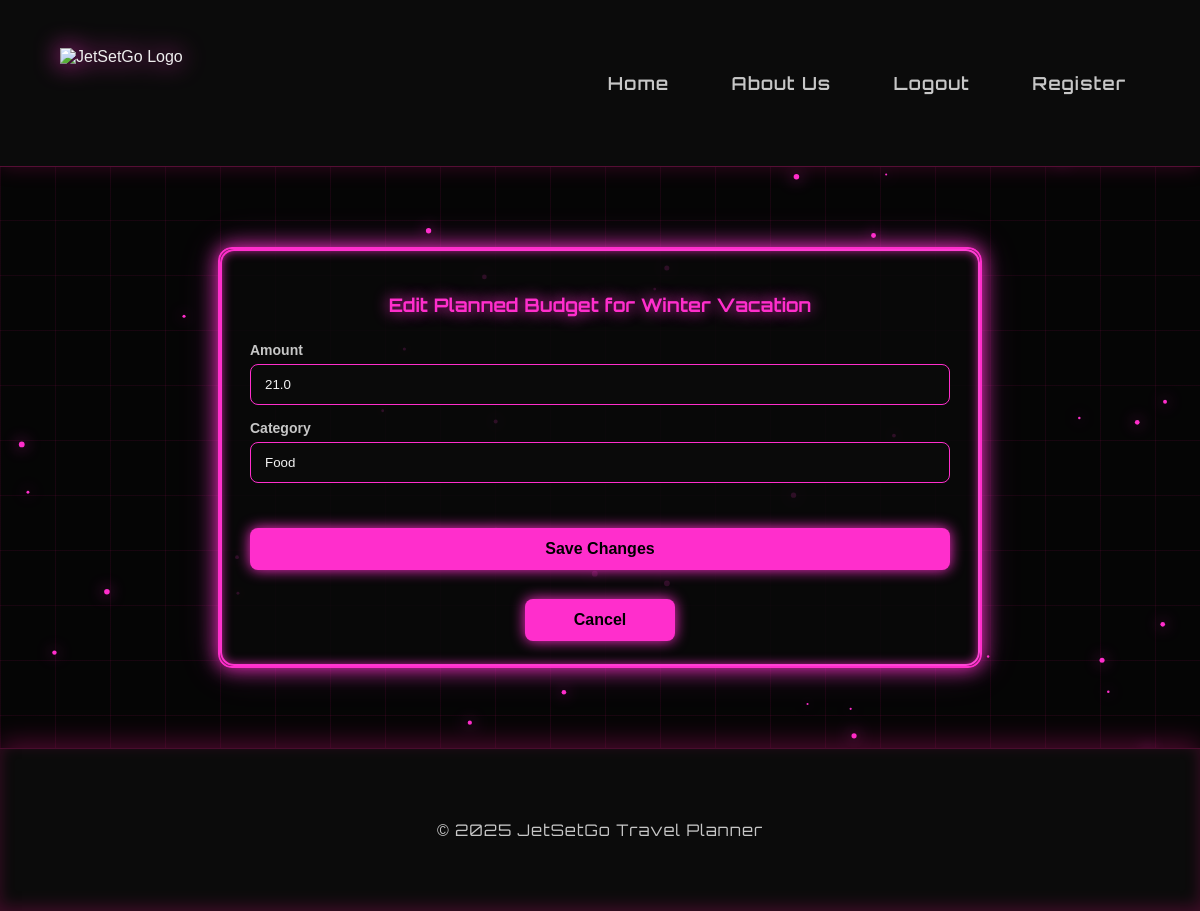
The page /update_planned_budget/1 (signed in) on the database its author committed.
### app/models.py (models this page shows, shortened)
class Trip(db.Model):
    __tablename__ = "trip"
    id = db.Column(db.Integer, primary_key=True)
    title = db.Column(db.String(100), nullable=False)
    start_date = db.Column(db.Date, nullable=False)
    end_date = db.Column(db.Date, nullable=False)
    description = db.Column(db.Text, nullable=True)
    destinations = db.relationship(
        "TripDestination",
        backref="trip",
        cascade="all, delete-orphan",
        lazy=True
    )
    itinerary = db.relationship("ItineraryItem", backref="trip", lazy=True, cascade="all, delete-orphan")
    budget = db.relationship("Budget", backref="trip", uselist=False, cascade="all, delete-orphan")
    participants = db.relationship("User", secondary=trip_users, backref=db.backref("trips", lazy="dynamic"))
    reviews = db.relationship("Review", backref="trip", lazy=True, cascade="all, delete-orphan")
    def get_participant_ids(self):
        return [user.id for user in self.participants]

class PlannedBudget(db.Model):
    __tablename__ = "planned_budget"
    id = db.Column(db.Integer, primary_key=True)
    amount = db.Column(db.Float, nullable=False)
    category = db.Column(db.String(50), nullable=False)
    budget_id = db.Column(db.Integer, db.ForeignKey("budget.id"), nullable=False)

### app/routes/trips.py (the view, shortened to what this page needs)
@trips_bp.route("/update_planned_budget/<int:planned_budget_id>", methods=["GET", "POST"])
def update_planned_budget(planned_budget_id):
    planned_budget = PlannedBudget.query.get_or_404(planned_budget_id)
    trip = planned_budget.budget.trip
    user_id = session.get("user_id")
    if user_id not in trip.get_participant_ids():
        flash("You do not have permission to update this planned budget.", "danger")
        return redirect(url_for("trips.trip_budget", trip_id=trip.id))
    return render_template("edit_planned_budget.html", trip=trip, planned_budget=planned_budget)

### app/templates/edit_planned_budget.html (shortened to what this page needs)
{% extends "base.html" %}
{% block content %}
<div class="container mt-4 edit-trip-card">
    <h3 class="edit-trip-heading">Edit Planned Budget for {{ trip.title }}</h3>
    <form method="POST" class="edit-trip-form">
        <div class="form-group mb-3">
            <label for="amount" class="edit-label"><b>Amount</b></label>
            <input type="number" step="0.01" min="0" name="amount" id="amount"
                   value="{{ planned_budget.amount }}" required class="edit-input">
        </div>
        <div class="form-group mb-3">
            <label for="category" class="edit-label"><b>Category</b></label>
            <input type="text" name="category" id="category"
                   value="{{ planned_budget.category }}" required class="edit-input">
        </div>
        <div class="d-flex justify-content-between edit-buttons">
            <button type="submit" class="btn btn-save">Save Changes</button>
            <a href="{{ url_for('trips.trip_budget', trip_id=trip.id) }}" class="btn-link cancel-btn">Cancel</a>
        </div>
    </form>
</div>
{% endblock %}

### rows shown on the page
Trip: title "Winter Vacation"
PlannedBudget: amount "21.0", category "Food"

### other values the page prints
{{ 2025 }} "2025"
